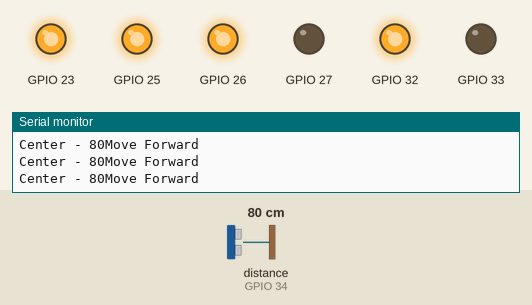
Recording of a sketch running on a simulated ESP32. On the bench: output pins drawn as LEDs (lit = HIGH), the last lines printed to the serial monitor. Wiring (inferred from the names in the program): ultrasonic range finder: trigger GPIO 13; echo GPIO 34. Dashed ring = blinking. Inputs (shaded band) come from the test bench; at power-on: distance to the obstacle (sensor on GPIO 34) 80 cm. The echo pulse lasts 58.3 µs per cm; pins used as bus, display or sensor lines are not drawn.

Above: at 1.2 s.
1.3 s: distance to the obstacle (sensor on GPIO 34) set to 22 cm
2.8 s: distance to the obstacle (sensor on GPIO 34) set to 18 cm
At 4.2 s:
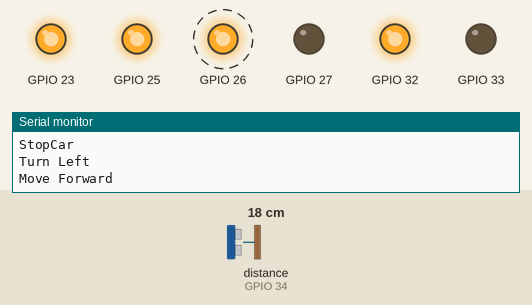
At 6.15 s:
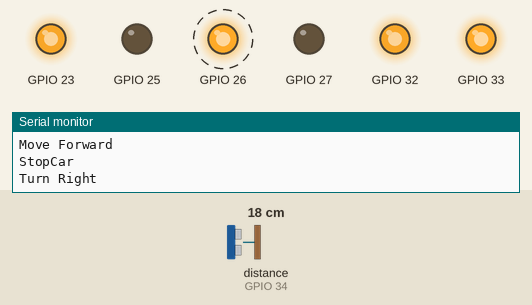
Timing chart, 0 to 11.8 s (numbered marks = the images above; inputs shaded):
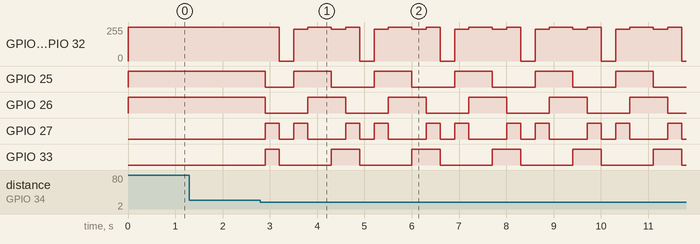

The sketch:

obstacle_avoidance.ino
```cpp
#include <analogWrite.h>

//ping sensors ==13,34,39,36

#define trigPin1 13
#define echoPin1 34


long duration, distance,center;


void StopCar()
{ digitalWrite(27, LOW);
  digitalWrite(26, LOW);
  digitalWrite(25, LOW);
  digitalWrite(33, LOW);
  analogWrite(32, 0);
  analogWrite(23, 0);
  Serial.println("Stop");
 }

void Reverse()
{
   digitalWrite(27, HIGH);
  digitalWrite(26, LOW);
  digitalWrite(25, LOW);
  digitalWrite(33, HIGH);
  analogWrite(32, 255);
  analogWrite(23, 255);
}

void setup()
{
Serial.begin (152000);
pinMode(trigPin1, OUTPUT);
pinMode(echoPin1, INPUT);
  pinMode(27, OUTPUT);
  pinMode(26, OUTPUT);
  pinMode(25, OUTPUT);
  pinMode(33, OUTPUT);
  pinMode(32, OUTPUT);
  pinMode(23, OUTPUT);

}

void SonarSensor(int trigPin,int echoPin)
{
digitalWrite(trigPin, LOW);
delayMicroseconds(2);
digitalWrite(trigPin, HIGH);
delayMicroseconds(10);
digitalWrite(trigPin, LOW);
duration = pulseIn(echoPin, HIGH);
distance = (duration/2) / 29.1;

}

void loop() {
SonarSensor(trigPin1, echoPin1);
center = distance;
Serial.print("Center");
Serial.print(" - ");
Serial.print(center);
check();
}

void check()
{
     if(center<20)
     {
      Reverse();          // Quick reverse to Stop quickly
      Serial.println("Reverse");
      delay(300);
      StopCar();
      Serial.println("StopCar");
      delay(300);
          Serial.println("Turn Left");
          digitalWrite(27, HIGH);
          digitalWrite(26, LOW);
          digitalWrite(25, HIGH);
          digitalWrite(33, LOW);
          analogWrite(32, 240);
          analogWrite(23, 240);
          delay(300);
          Serial.println("Move Forward");
          digitalWrite(27, LOW);
          digitalWrite(26, HIGH);
          digitalWrite(25, HIGH);
          digitalWrite(33, LOW);
          analogWrite(32, 255);
          analogWrite(23, 255);
          delay(500);
          Serial.println("StopCar");
          Serial.println("Turn Right");
          digitalWrite(27, LOW);
          digitalWrite(26, HIGH);
          digitalWrite(25, LOW);
          digitalWrite(33, HIGH);
          analogWrite(32, 240);
          analogWrite(23, 240);
          delay(300);
          Serial.println("StopCar");
          digitalWrite(27, LOW);
          digitalWrite(26, LOW);
          digitalWrite(25, LOW);
          digitalWrite(33, LOW);
          analogWrite(32, 0);
          analogWrite(23, 0);
          Serial.println("Check");


      }
      else
      {
        Serial.println("Move Forward");
          digitalWrite(27, LOW);
          digitalWrite(26, HIGH);
          digitalWrite(25, HIGH);
          digitalWrite(33, LOW);
          analogWrite(32, 255);
          analogWrite(23, 255);
          delay(100);
      }
}
```

Measured:
- the behaviour switches between 20 and 19 cm on distance to the obstacle (sensor on GPIO 34) (found by bisection; images 0 and 1)
- after the input at 2.8 s, GPIO 23: 255/255 → 0/255 after 0.40 s, then repeats every 1.7 s: 240/255 0.30 s, 255/255 0.50 s, 240/255 0.30 s, 255/255 0.30 s, 0/255 0.30 s; GPIO 25: HIGH → LOW after 0.10 s, then repeats every 1.7 s: HIGH 0.80 s, LOW 0.90 s
